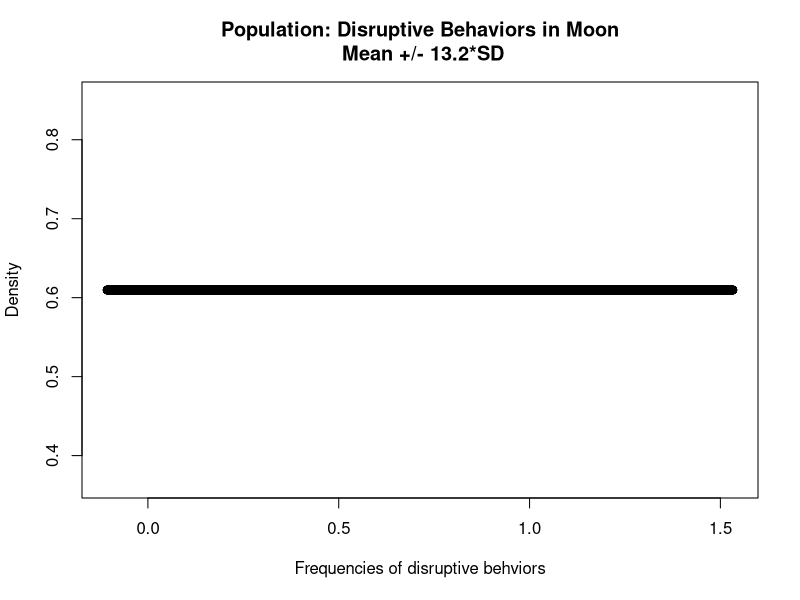
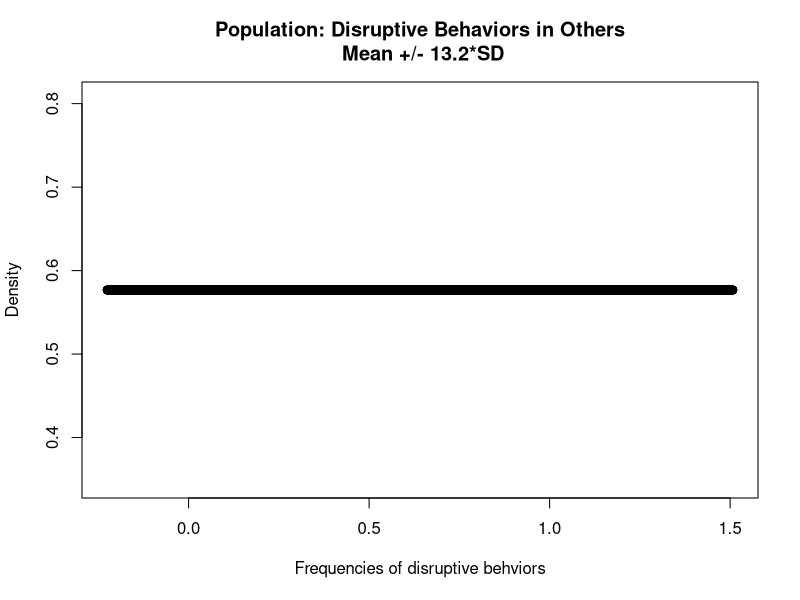
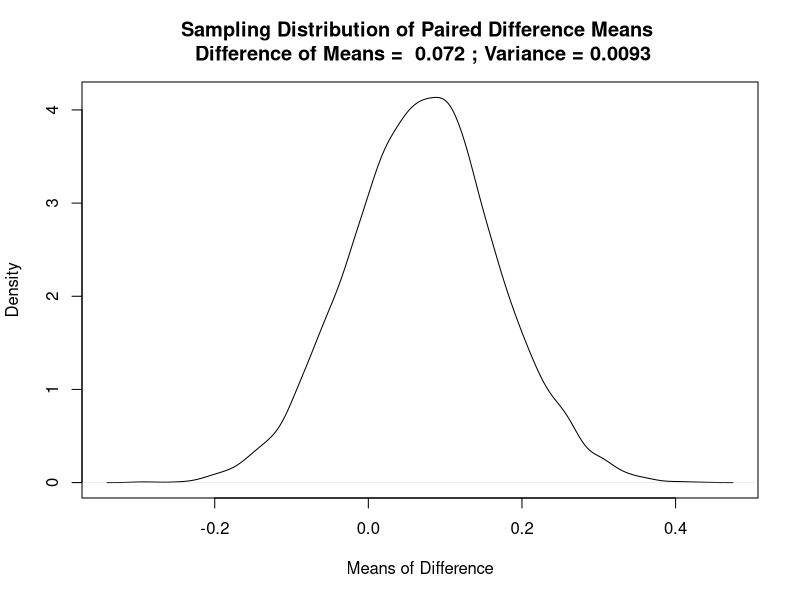
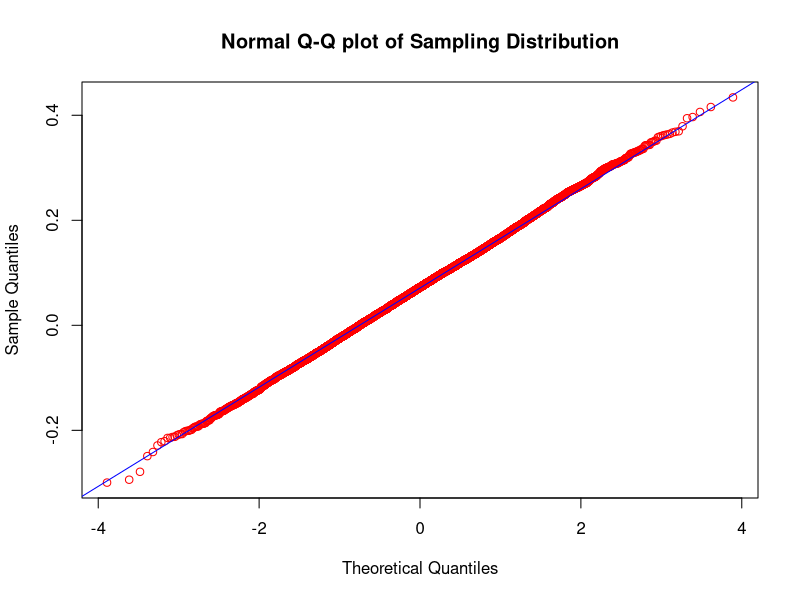
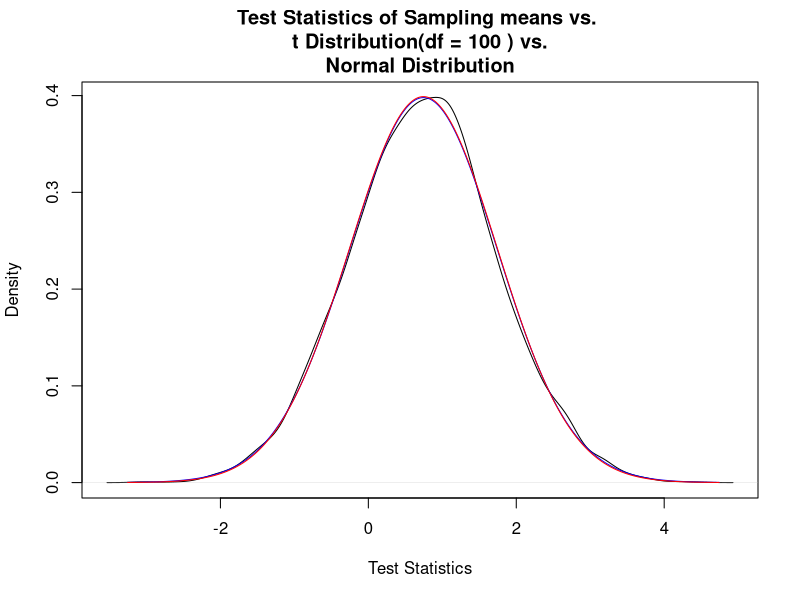

The R source for these figures, in order:
## Sampling distribution of paired means
counter_mean <- .713
counter_n <- 54
counter_sd <- .473*sqrt(counter_n-1)/sqrt(counter_n)
clock_mean <- .641
clock_n <- 48
clock_sd <- .496*sqrt(clock_n-1)/sqrt(clock_n)

## Settings of uniform distributions(populations)
counter_min = counter_mean - 1.75*counter_sd
counter_max = counter_mean + 1.75*counter_sd
clock_min = clock_mean - 1.85*counter_sd
clock_max = clock_mean + 1.85*counter_sd
## Draw populations
plot(x = seq(counter_min,counter_max,1/10000), y = dunif(seq(counter_min,counter_max,1/10000),counter_min,counter_max),
     main = "Population: Disruptive Behaviors in Moon\n Mean +/- 13.2*SD",
     xlab = "Frequencies of disruptive behviors",
     ylab = "Density")
plot(x = seq(clock_min,clock_max,1/10000), y = dunif(seq(clock_min,clock_max,1/10000),clock_min,clock_max),
     main = "Population: Disruptive Behaviors in Others\n Mean +/- 13.2*SD",
     xlab = "Frequencies of disruptive behviors",
     ylab = "Density")

## Making of sampling means
counter_sim_means <- NULL
set.seed(1)
i = 10000
while (i > 0) {
  counter_sim_means <- c(counter_sim_means, 
                   mean(  runif(counter_n,min = counter_min, 
                                max = counter_max) ) 
  )
  i = i - 1
}

#mean(counter_sim_means)
#sqrt(var(counter_sim_means))

clock_sim_means <- NULL
set.seed(1)
i = 10000
while (i > 0) {
  clock_sim_means <- c(clock_sim_means, 
                         mean(  runif(clock_n,min = clock_min, 
                                      max = clock_max) ) 
  )
  i = i - 1
}

#mean(clock_sim_means)
#sqrt(var(clock_sim_means))

D_sim_means <- counter_sim_means - clock_sim_means

## Draw sampling means
Title = paste("Sampling Distribution of Paired Difference Means \n Difference of Means = ",
              round(mean(D_sim_means),3),"; Variance =", 
              round(mean((D_sim_means)^2) - (mean(D_sim_means))^2, 4)  )
plot(density(D_sim_means), main=Title, xlab = "Means of Difference")

## Check nomrality
qqnorm(D_sim_means,col="red",main="Normal Q-Q plot of Sampling Distribution")
qqline(D_sim_means, col = "blue")

## Distribution of test statistics
sim_stat <- density((D_sim_means - 0)/sd(D_sim_means))

plot( sim_stat,
      main=paste0("Test Statistics of Sampling means vs. \nt Distribution(df = ",counter_n+clock_n-2," ) vs.\nNormal Distribution"),
      xlab="Test Statistics")
lines(x=seq(-4,4,1/length(sim_stat$x) )+mean(D_sim_means/sd(D_sim_means)),y=dt(seq(-4,4,1/length(sim_stat$x)),df=(counter_n+clock_n-2)),col="blue")
lines(x=seq(-4,4,1/length(sim_stat$x))+mean(D_sim_means/sd(D_sim_means)),y=dnorm(seq(-4,4,1/length(sim_stat$x))),col="red")

sum((sim_stat$y - dt(seq(-4,4,1/length(sim_stat$x)), df=(counter_n+clock_n-2)) )^2)
sum((sim_stat$y - dnorm(seq(-4,4,1/length(sim_stat$x)) ) )^2)


var_p <- (counter_n - 1)*counter_sd^2/(counter_n + clock_n - 2) + (clock_n - 1)*clock_sd^2/(counter_n + clock_n - 2)
sqrt(var_p)
sqrt(var_p*(1/counter_n + 1/clock_n))
